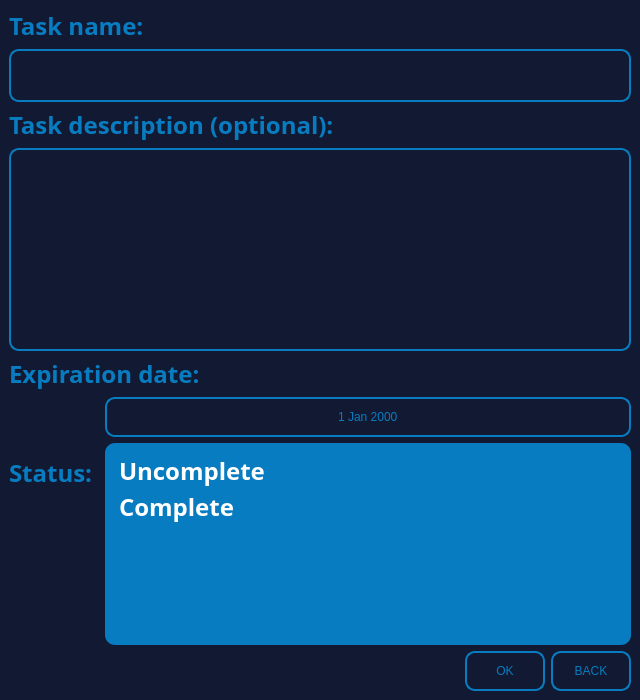
<?xml version="1.0" encoding="UTF-8"?>
<ui version="4.0">
 <class>MainWindow</class>
 <widget class="QMainWindow" name="MainWindow">
  <property name="geometry">
   <rect>
    <x>0</x>
    <y>0</y>
    <width>640</width>
    <height>700</height>
   </rect>
  </property>
  <property name="sizePolicy">
   <sizepolicy hsizetype="Fixed" vsizetype="Fixed">
    <horstretch>0</horstretch>
    <verstretch>0</verstretch>
   </sizepolicy>
  </property>
  <property name="minimumSize">
   <size>
    <width>640</width>
    <height>700</height>
   </size>
  </property>
  <property name="maximumSize">
   <size>
    <width>640</width>
    <height>700</height>
   </size>
  </property>
  <property name="windowTitle">
   <string>MainWindow</string>
  </property>
  <property name="styleSheet">
   <string notr="true">background-color: #111933;</string>
  </property>
  <widget class="QWidget" name="centralwidget">
   <layout class="QFormLayout" name="formLayout">
    <item row="0" column="0" colspan="2">
     <widget class="QLabel" name="label">
      <property name="font">
       <font>
        <family>Book Antiqua</family>
        <pointsize>18</pointsize>
        <weight>75</weight>
        <bold>true</bold>
       </font>
      </property>
      <property name="styleSheet">
       <string notr="true">color: #087cc0;</string>
      </property>
      <property name="text">
       <string>Task name:</string>
      </property>
     </widget>
    </item>
    <item row="1" column="0" colspan="2">
     <widget class="QLineEdit" name="task_name_field">
      <property name="font">
       <font>
        <family>Book Antiqua</family>
        <pointsize>14</pointsize>
        <weight>9</weight>
        <italic>false</italic>
        <bold>false</bold>
       </font>
      </property>
      <property name="styleSheet">
       <string notr="true">QLineEdit{

	border: 2px solid #087cc0;
	color: #087cc0;
	font: 75 14pt &quot;Book Antiqua&quot;;
	border-radius: 10px;
	padding: 10px;
}

QLineEdit:hover{
	background-color: rgb(25, 38, 76);
}

</string>
      </property>
     </widget>
    </item>
    <item row="3" column="0" colspan="2">
     <widget class="QLabel" name="label_2">
      <property name="font">
       <font>
        <family>Book Antiqua</family>
        <pointsize>18</pointsize>
        <weight>75</weight>
        <bold>true</bold>
       </font>
      </property>
      <property name="styleSheet">
       <string notr="true">color: #087cc0;</string>
      </property>
      <property name="text">
       <string>Task description (optional):</string>
      </property>
     </widget>
    </item>
    <item row="5" column="0" colspan="2">
     <widget class="QPlainTextEdit" name="task_description_field">
      <property name="styleSheet">
       <string notr="true">QPlainTextEdit{

	border: 2px solid #087cc0;
	color: #087cc0;
	font: 75 14pt &quot;Book Antiqua&quot;;
	border-radius: 10px;
	padding: 10px;
}

QPlainTextEdit:hover{
	background-color: rgb(25, 38, 76);
}

</string>
      </property>
     </widget>
    </item>
    <item row="7" column="0" colspan="2">
     <widget class="QLabel" name="label_3">
      <property name="font">
       <font>
        <family>Book Antiqua</family>
        <pointsize>18</pointsize>
        <weight>75</weight>
        <bold>true</bold>
       </font>
      </property>
      <property name="styleSheet">
       <string notr="true">color: #087cc0;</string>
      </property>
      <property name="text">
       <string>Expiration date: </string>
      </property>
     </widget>
    </item>
    <item row="8" column="1">
     <widget class="QDateEdit" name="expiration_date_spinner">
      <property name="styleSheet">
       <string notr="true">QDateEdit{

	border: 2px solid #087cc0;
	color: #087cc0;
	font: 75 14pt &quot;Book Antiqua&quot;;
	border-radius: 10px;
	padding: 10px;
}

QDateEdit:hover{
	background-color: rgb(25, 38, 76);
}

</string>
      </property>
      <property name="alignment">
       <set>Qt::AlignCenter</set>
      </property>
      <property name="buttonSymbols">
       <enum>QAbstractSpinBox::NoButtons</enum>
      </property>
      <property name="currentSection">
       <enum>QDateTimeEdit::DaySection</enum>
      </property>
      <property name="calendarPopup">
       <bool>false</bool>
      </property>
     </widget>
    </item>
    <item row="9" column="0">
     <widget class="QLabel" name="label_4">
      <property name="enabled">
       <bool>true</bool>
      </property>
      <property name="font">
       <font>
        <family>Book Antiqua</family>
        <pointsize>18</pointsize>
        <weight>75</weight>
        <bold>true</bold>
       </font>
      </property>
      <property name="styleSheet">
       <string notr="true">color: #087cc0;</string>
      </property>
      <property name="text">
       <string>Status: </string>
      </property>
     </widget>
    </item>
    <item row="9" column="1">
     <widget class="QListWidget" name="task_status_list">
      <property name="enabled">
       <bool>true</bool>
      </property>
      <property name="font">
       <font>
        <family>Book Antiqua</family>
        <pointsize>18</pointsize>
        <weight>75</weight>
        <bold>true</bold>
       </font>
      </property>
      <property name="styleSheet">
       <string notr="true">QListWidget{
	background-color: #087cc0;
	border-radius: 10px;
	padding: 10px;
}

QListWidget::item{
	color: rgb(255, 255, 255);
	border: 1px solid #087cc0;
	border-radius: 10px;
}

QListWidget::item:hover{
	background-color: #0d4273;
}

QListWidget::item:selected{
	background-color: #0d4273;
}

QScrollBar:vertical{
	border: none;
    background:#087cc0;
    width: 14px;
    margin: 15px 0 15px 0;
	border-radius: 0px;
}

/*  HANDLE BAR VERTICAL */
QScrollBar::handle:vertical {	
	background-color: #0d5377;
	min-height: 30px;
}
QScrollBar::handle:vertical:hover{	
	background-color: rgb(235, 235, 235);
}
QScrollBar::handle:vertical:pressed {	
	background-color: rgb(255, 255, 255);
}

/* BTN TOP - SCROLLBAR */
QScrollBar::sub-line:vertical {
	border: none;
	background-color:#03d3f2;
	height: 15px;
	subcontrol-position: top;
	subcontrol-origin: margin;
}
QScrollBar::sub-line:vertical:hover {	
	background-color: rgb(235, 235, 235);
}
QScrollBar::sub-line:vertical:pressed {	
	background-color: rgb(255, 255, 255);
}

/* BTN BOTTOM - SCROLLBAR */
QScrollBar::add-line:vertical {
	border: none;
	background-color: #03d3f2;
	height: 15px;
	subcontrol-position: bottom;
	subcontrol-origin: margin;
}
QScrollBar::add-line:vertical:hover {	
	background-color: rgb(235, 235, 235);
}
QScrollBar::add-line:vertical:pressed {	
	background-color: rgb(255, 255, 255);
}

/* RESET ARROW */
QScrollBar::up-arrow:vertical, QScrollBar::down-arrow:vertical {
	background: none;
}
QScrollBar::add-page:vertical, QScrollBar::sub-page:vertical {
	background: none;
}





</string>
      </property>
      <item>
       <property name="text">
        <string>Uncomplete</string>
       </property>
      </item>
      <item>
       <property name="text">
        <string>Complete</string>
       </property>
      </item>
     </widget>
    </item>
    <item row="11" column="0" colspan="2">
     <layout class="QHBoxLayout" name="horizontalLayout">
      <item>
       <spacer name="horizontalSpacer">
        <property name="orientation">
         <enum>Qt::Horizontal</enum>
        </property>
        <property name="sizeHint" stdset="0">
         <size>
          <width>40</width>
          <height>20</height>
         </size>
        </property>
       </spacer>
      </item>
      <item>
       <widget class="QPushButton" name="save_changes_Btn">
        <property name="sizePolicy">
         <sizepolicy hsizetype="Fixed" vsizetype="Fixed">
          <horstretch>0</horstretch>
          <verstretch>0</verstretch>
         </sizepolicy>
        </property>
        <property name="minimumSize">
         <size>
          <width>80</width>
          <height>40</height>
         </size>
        </property>
        <property name="styleSheet">
         <string notr="true">QPushButton{

	border: 2px solid #087cc0;
	color: #087cc0;
	font: 75 14pt &quot;Book Antiqua&quot;;
	border-radius: 10px;
}

QPushButton:hover{
	background-color: rgb(25, 38, 76);
}

</string>
        </property>
        <property name="text">
         <string>OK</string>
        </property>
       </widget>
      </item>
      <item>
       <widget class="QPushButton" name="discard_changes_Btn">
        <property name="sizePolicy">
         <sizepolicy hsizetype="Fixed" vsizetype="Fixed">
          <horstretch>0</horstretch>
          <verstretch>0</verstretch>
         </sizepolicy>
        </property>
        <property name="minimumSize">
         <size>
          <width>80</width>
          <height>40</height>
         </size>
        </property>
        <property name="styleSheet">
         <string notr="true">QPushButton{

	border: 2px solid #087cc0;
	color: #087cc0;
	font: 75 14pt &quot;Book Antiqua&quot;;
	border-radius: 10px;
}

QPushButton:hover{
	background-color: rgb(25, 38, 76);
}

</string>
        </property>
        <property name="text">
         <string>BACK</string>
        </property>
       </widget>
      </item>
     </layout>
    </item>
   </layout>
  </widget>
 </widget>
 <resources/>
 <connections/>
</ui>
